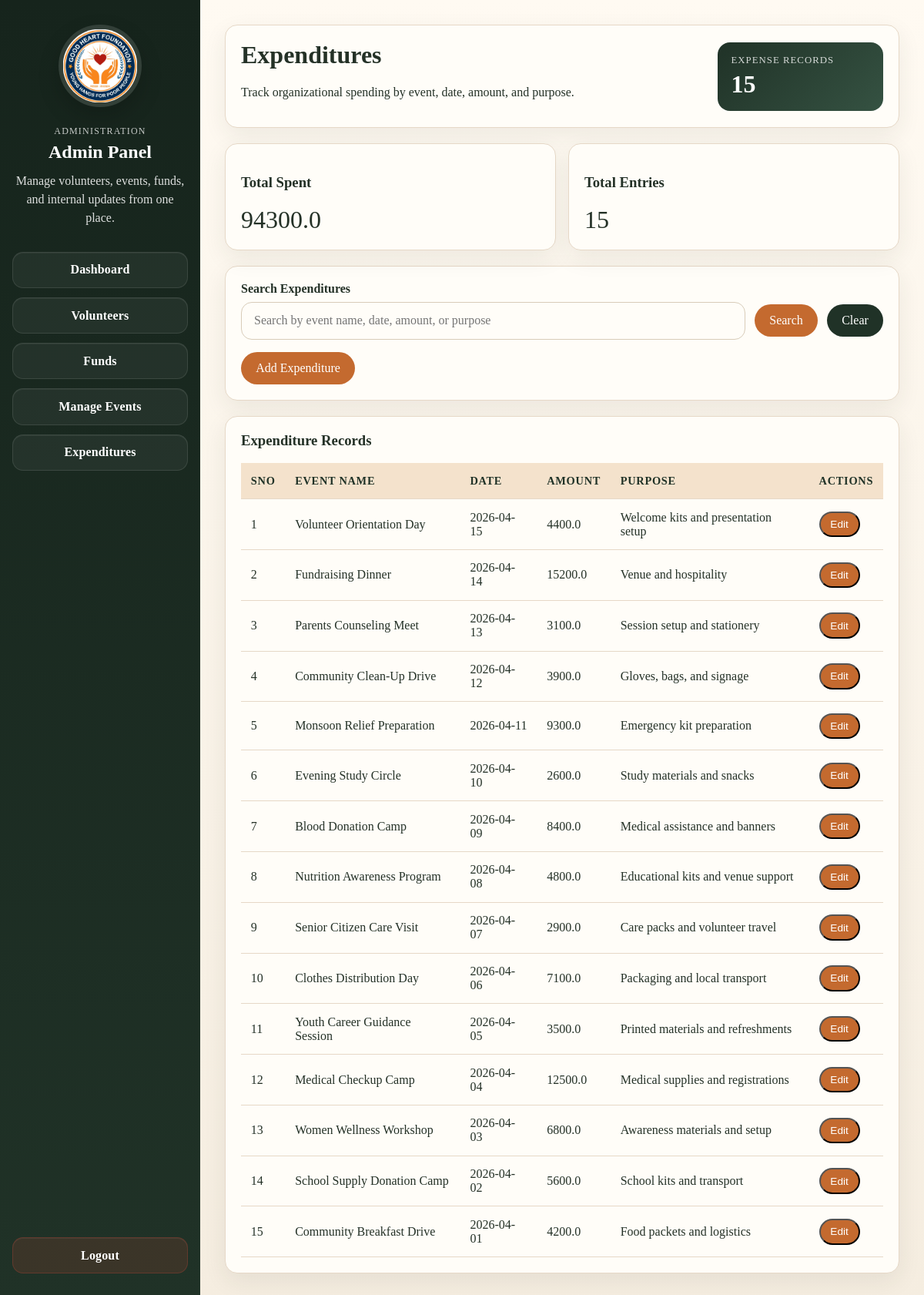
Screenshot of /admin/expenditures with the database file from the repository.
### tables this page shows
CREATE TABLE expenditures (
                id INTEGER PRIMARY KEY AUTOINCREMENT,
                event_name TEXT NOT NULL,
                amount REAL NOT NULL,
                purpose TEXT,
                created_at TIMESTAMP DEFAULT CURRENT_TIMESTAMP
            );

### routes/admin_routes.py (the view, shortened to what this page needs)
@admin_bp.route("/expenditures")
def expenditures():
    expenditure_summary = get_expenditure_summary()
    search_query = request.args.get("q", "").strip()
    return render_template(
        "admin/expenditures.html",
        expenditures=expenditure_summary,
        search_query=search_query,
    )

### controllers/expenditure_controller.py (called while the page is built)
def get_expenditure_summary():
    summary = get_expenditure_totals() or {"total_spent": 0, "total_records": 0}
    summary["records"] = get_expenditures()
    return summary

### models/expenditure_model.py (called while the page is built)
def get_expenditures():
    return fetch_all("SELECT * FROM expenditures ORDER BY created_at DESC")

def get_expenditure_totals():
    return fetch_one(
        "SELECT COALESCE(SUM(amount), 0) AS total_spent, COUNT(*) AS total_records FROM expenditures"
    )

### utils/helpers.py (called while the page is built)
def get_db_connection(database_path=None):
    db_path = database_path or os.path.join(BASE_DIR, "database", "ngo.db")
    connection = sqlite3.connect(db_path)
    connection.row_factory = sqlite3.Row
    return connection

def fetch_all(query, params=()):
    connection = get_db_connection()
    try:
        rows = connection.execute(query, params).fetchall()
        return [dict(row) for row in rows]
    finally:
        connection.close()

def fetch_one(query, params=()):
    connection = get_db_connection()
    try:
        row = connection.execute(query, params).fetchone()
        return dict(row) if row else None
    finally:
        connection.close()

### templates/admin/expenditures.html (shortened to what this page needs)
{% extends "base.html" %}
{% block styles %}<link rel="stylesheet" href="{{ url_for('static', filename='css/admin.css') }}">{% endblock %}
{% block body %}
<div class="admin-layout">
    {% include "admin/sidebar.html" %}
    <main class="admin-content">
        <div class="card admin-section-head">
            <div>
                <h1>Expenditures</h1>
                <p>Track organizational spending by event, date, amount, and purpose.</p>
            </div>
            <div class="admin-pill">
                <span>Expense Records</span>
                <strong>{{ expenditures.records|length }}</strong>
            </div>
        </div>
        <div class="admin-stats">
            <div class="card">
                <h3>Total Spent</h3>
                <p style="font-size:2rem;margin:0;">{{ expenditures.total_spent }}</p>
            </div>
            <div class="card">
                <h3>Total Entries</h3>
                <p style="font-size:2rem;margin:0;">{{ expenditures.total_records }}</p>
            </div>
        </div>
        <form class="card volunteer-toolbar" method="get" action="{{ url_for('admin.expenditures') }}" style="margin-top:1.25rem;">
            <label for="expenditure-search" class="volunteer-toolbar__label">Search Expenditures</label>
            <div class="volunteer-toolbar__row">
                <input
                    id="expenditure-search"
                    type="search"
                    name="q"
                    value="{{ search_query or '' }}"
                    class="volunteer-toolbar__input"
                    placeholder="Search by event name, date, amount, or purpose"
                >
                <button type="submit" class="button volunteer-toolbar__button">Search</button>
                <a href="{{ url_for('admin.expenditures') }}" class="button volunteer-toolbar__button volunteer-toolbar__button--secondary">Clear</a>
            </div>
            <div class="event-toolbar__action">
                <button type="button" class="button volunteer-toolbar__button" data-open-expenditure-modal>Add Expenditure</button>
            </div>
        </form>
        <div class="card fund-table-card" style="margin-top:1.25rem;">
            <h3>Expenditure Records</h3>
            <div class="fund-table-wrap">
                <table class="fund-table">
                    <thead>
                        <tr>
                            <th>SNO</th>
                            <th>Event Name</th>
                            <th>Date</th>
                            <th>Amount</th>
                            <th>Purpose</th>
                            <th>Actions</th>
                        </tr>
                    </thead>
                    <tbody>
                        {% for item in expenditures.records %}
                        <tr>
                            <td>{{ loop.index }}</td>
                            <td>{{ item.event_name }}</td>
                            <td>{{ item.created_at[:10] if item.created_at else '-' }}</td>
                            <td>{{ item.amount }}</td>
                            <td>{{ item.purpose or 'General Expense' }}</td>
                            <td>
                                <button
                                    type="button"
                                    class="button table-action-button"
                                    data-open-expenditure-edit
                                    data-expenditure-id="{{ item.id }}"
                                    data-event-name="{{ item.event_name }}"
                                    data-expense-date="{{ item.created_at[:10] if item.created_at else '' }}"
                                    data-amount="{{ item.amount }}"
                                    data-purpose="{{ item.purpose or '' }}"
                                >
                                    Edit
                                </button>
                            </td>
                        </tr>
                        {% else %}
                        <tr>
                            <td colspan="6">No expenditure records available.</td>
                        </tr>
                        {% endfor %}
                    </tbody>
                </table>
            </div>
        </div>
    </main>
</div>
{% endblock %}

### static/css/style.css (style rules this page uses)
:root { --bg: #f8f4ed; --surface: #fffdf8; --text: #243127; --accent: #c46a2f; --accent-dark: #8f4b1f; --border: #e6d8c7; }
body { margin: 0; font-family: Georgia, serif; color: var(--text); background: linear-gradient(180deg, #fffaf2 0%, #f5ede0 100%); }
.card { background: var(--surface); border: 1px solid var(--border); border-radius: 16px; padding: 1.25rem; box-shadow: 0 10px 30px rgba(36, 49, 39, 0.08); align-items: center; }
.button { display: inline-block; padding: 0.75rem 1.2rem; border-radius: 999px; background: var(--accent); color: #fff; text-decoration: none; align-items: center; }

### static/css/transition.css (style rules this page uses)
body[data-page-ready="true"] { opacity: 1; }

### static/css/admin.css (style rules this page uses)
.admin-layout { display: grid; grid-template-columns: 260px 1fr; min-height: 100vh; }
.admin-content { padding: 2rem; }
.admin-stats { display: grid; grid-template-columns: repeat(auto-fit, minmax(200px, 1fr)); gap: 1rem; }
.admin-section-head { margin-bottom: 1.25rem; display: flex; justify-content: space-between; align-items: center; gap: 1rem; flex-wrap: wrap; }
.admin-section-head h1, .admin-section-head p { margin-top: 0; }
.admin-pill { min-width: 180px; padding: 1rem 1.1rem; border-radius: 16px; background: linear-gradient(135deg, #203227 0%, #355242 100%); color: #fff; }
.admin-pill span { display: block; font-size: 0.8rem; text-transform: uppercase; letter-spacing: 0.08em; opacity: 0.8; }
.admin-pill strong { display: block; margin-top: 0.3rem; font-size: 2rem; }
.volunteer-toolbar { margin-bottom: 1.25rem; }
.volunteer-toolbar__label { display: block; margin-bottom: 0.5rem; font-weight: 600; }
.volunteer-toolbar__row { display: grid; grid-template-columns: minmax(0, 1fr) auto auto; gap: 0.75rem; align-items: center; }
.volunteer-toolbar__input { width: 100%; padding: 0.9rem 1rem; border: 1px solid #d8ccb9; border-radius: 14px; box-sizing: border-box; font: inherit; background: #fffdf8; }
.volunteer-toolbar__button { border: none; cursor: pointer; font: inherit; }
.volunteer-toolbar__button--secondary { background: #203227; }
.event-toolbar__action { margin-top: 1rem; }
.fund-table-card h3 { margin-top: 0; }
.fund-table-wrap { overflow-x: auto; }
.fund-table { width: 100%; border-collapse: collapse; min-width: 720px; }
.fund-table th, .fund-table td { padding: 0.9rem 0.8rem; text-align: left; border-bottom: 1px solid #e6d8c7; }
.fund-table thead th { background: #f4e2cc; color: #203227; font-size: 0.9rem; text-transform: uppercase; letter-spacing: 0.05em; }
.table-action-button { padding: 0.45rem 0.8rem; border-radius: 999px; font-size: 0.85rem; }

### rows the page displays
expenditures: event_name "Volunteer Orientation Day", created_at "2026-04-15", amount "4400.0", purpose "Welcome kits and presentation setup"
expenditures: event_name "Fundraising Dinner", created_at "2026-04-14", amount "15200.0", purpose "Venue and hospitality"
expenditures: event_name "Parents Counseling Meet", created_at "2026-04-13", amount "3100.0", purpose "Session setup and stationery"
expenditures: event_name "Community Clean-Up Drive", created_at "2026-04-12", amount "3900.0", purpose "Gloves, bags, and signage"
expenditures: event_name "Monsoon Relief Preparation", created_at "2026-04-11", amount "9300.0", purpose "Emergency kit preparation"
expenditures: event_name "Evening Study Circle", created_at "2026-04-10", amount "2600.0", purpose "Study materials and snacks"
expenditures: event_name "Blood Donation Camp", created_at "2026-04-09", amount "8400.0", purpose "Medical assistance and banners"
expenditures: event_name "Nutrition Awareness Program", created_at "2026-04-08", amount "4800.0", purpose "Educational kits and venue support"
expenditures: event_name "Senior Citizen Care Visit", created_at "2026-04-07", amount "2900.0", purpose "Care packs and volunteer travel"
expenditures: event_name "Clothes Distribution Day", created_at "2026-04-06", amount "7100.0", purpose "Packaging and local transport"
expenditures: event_name "Youth Career Guidance Session", created_at "2026-04-05", amount "3500.0", purpose "Printed materials and refreshments"
expenditures: event_name "Medical Checkup Camp", created_at "2026-04-04", amount "12500.0", purpose "Medical supplies and registrations"
expenditures: event_name "Women Wellness Workshop", created_at "2026-04-03", amount "6800.0", purpose "Awareness materials and setup"
expenditures: event_name "School Supply Donation Camp", created_at "2026-04-02", amount "5600.0", purpose "School kits and transport"
expenditures: event_name "Community Breakfast Drive", created_at "2026-04-01", amount "4200.0", purpose "Food packets and logistics"

### other values shown
{{ expenditures.records|length }} "15"
{{ expenditures.total_spent }} "94300.0"
{{ expenditures.total_records }} "15"
